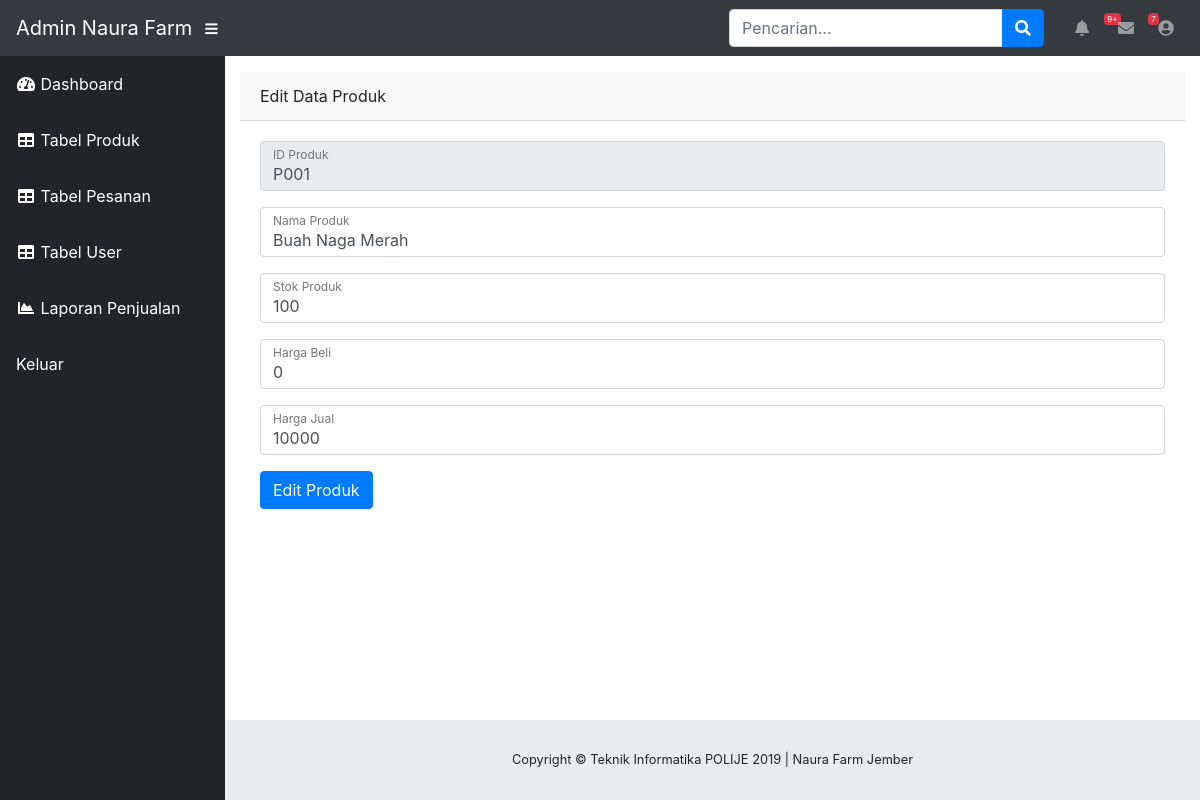
The page /WEB_NF/admin/index.php?page=produk&aksi=edit-produk&id=P001 on the database its author committed.
### tables this page shows
CREATE TABLE `produk` (
  `ID_PRODUK` varchar(5) NOT NULL,
  `NAMA_PRODUK` varchar(30) DEFAULT NULL,
  `FOTO_PRODUK` varchar(100) NOT NULL,
  `STOK_PRODUK` int(11) DEFAULT NULL,
  `HARGA_BELI` int(11) NOT NULL,
  `HARGA_JUAL` int(11) DEFAULT NULL
);

### WEB_NF/admin/edit-produk.php (the view, shortened to what this page needs)
<?php
$conn = mysqli_connect("localhost", "root", "", "naura_farm");
  $id = $_GET['id'];
  $sql = $conn->query("SELECT * FROM produk WHERE ID_PRODUK='$id'");
  $tampil = $sql->fetch_assoc();
?>
<!DOCTYPE html>
<html lang="en">
<head>
  <link href="vendor/fontawesome-free/css/all.min.css" rel="stylesheet" type="text/css">
  <link href="css/sb-admin.css" rel="stylesheet">
</head>
<body>
<div class="card-header">Edit Data Produk</div>
<div class="card-body">
  <form method="POST">
      <div class="form-group">
        <div class="form-label-group">
          <input type="text"
                 id="idproduk"
                 class="form-control"
                 placeholder="ID Produk"
                 required="required"
                 name="idproduk"
                 value="<?php echo $tampil['ID_PRODUK'];?>" disabled>
          <label for="idproduk">ID Produk</label>
        </div>
      </div>
      <div class="form-group">
        <div class="form-label-group">
          <input type="text" id="namaproduk"
                 class="form-control"
                 placeholder="Nama produk"
                 required="required"
                 name="namaproduk"
                 value="<?php echo $tampil['NAMA_PRODUK'];?>">
          <label for="namaproduk">Nama Produk</label>
        </div>
      </div>
    <div class="form-group">
      <div class="form-label-group">
        <input type="number"
               id="stokproduk"
               class="form-control"
               placeholder="Stok produk"
               name="stokproduk"
               required="required"
               onkeypress="return hanyaAngka(event)"
               value="<?php echo $tampil['STOK_PRODUK'];?>">
        <label for="stokproduk">Stok Produk</label>
      </div>
    </div>
    <div class="form-group">
      <div class="form-label-group">
        <input type="text"
               id="hargabeli"
               class="form-control"
               placeholder="Harga beli"
               name="hargabeli"
               required="required"
               onkeypress="return hanyaAngka(event)"
               value="<?php echo $tampil['HARGA_BELI'];?>">
        <label for="hargabeli">Harga Beli</label>
      </div>
    </div>
    <div class="form-group">
      <div class="form-label-group">
        <input type="text"
               id="hargajual"
               class="form-control"
               placeholder="Harga jual"
               name="hargajual"
               required="required"
               onkeypress="return hanyaAngka(event)"
               value="<?php echo $tampil['HARGA_JUAL'];?>">
        <label for="hargajual">Harga Jual</label>
      </div>
    </div>
  <button type="submit"
     class="btn btn-primary"
     name="editproduk"
     href="tabel-produk.php"
     value="">
     Edit Produk
  </button>
  </form>
</div>
</body>
</html>

### rows shown on the page
produk: idproduk "P001", namaproduk "Buah Naga Merah", stokproduk "100", hargabeli "0", hargajual "10000"
